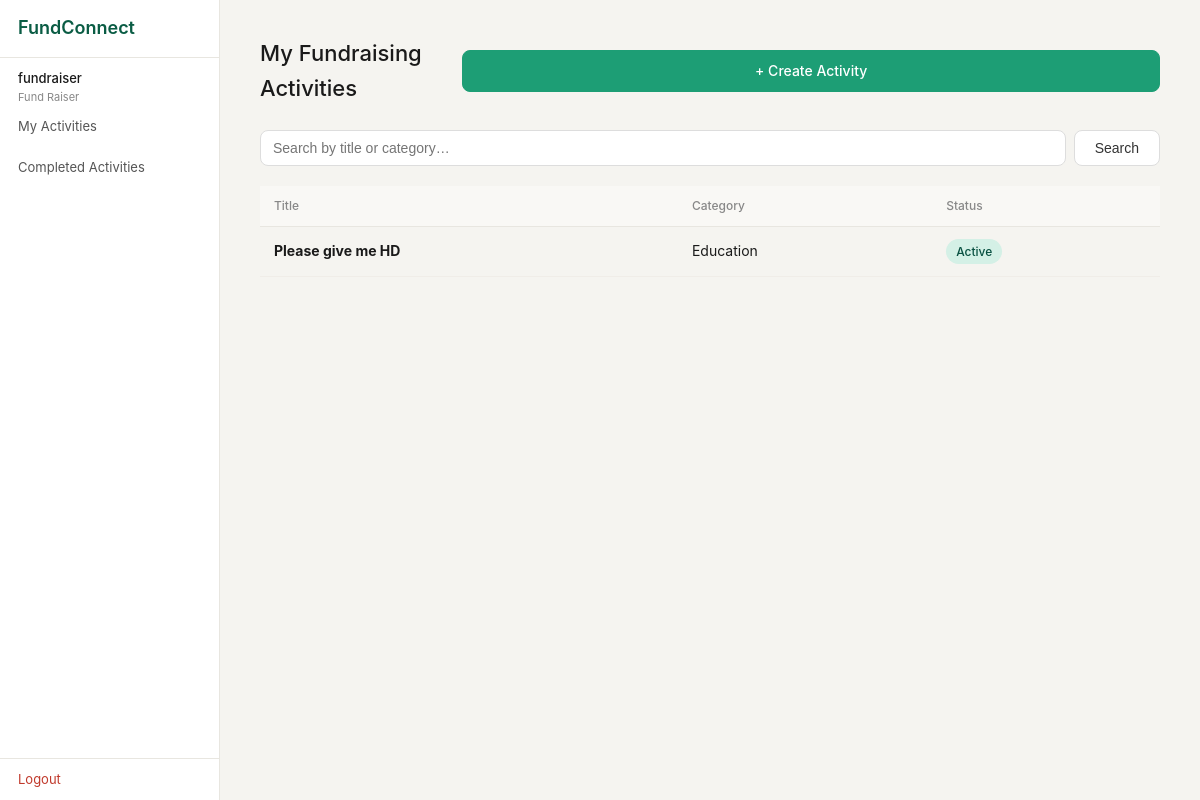
The app's page /fundraiser/activities (signed in), older data.
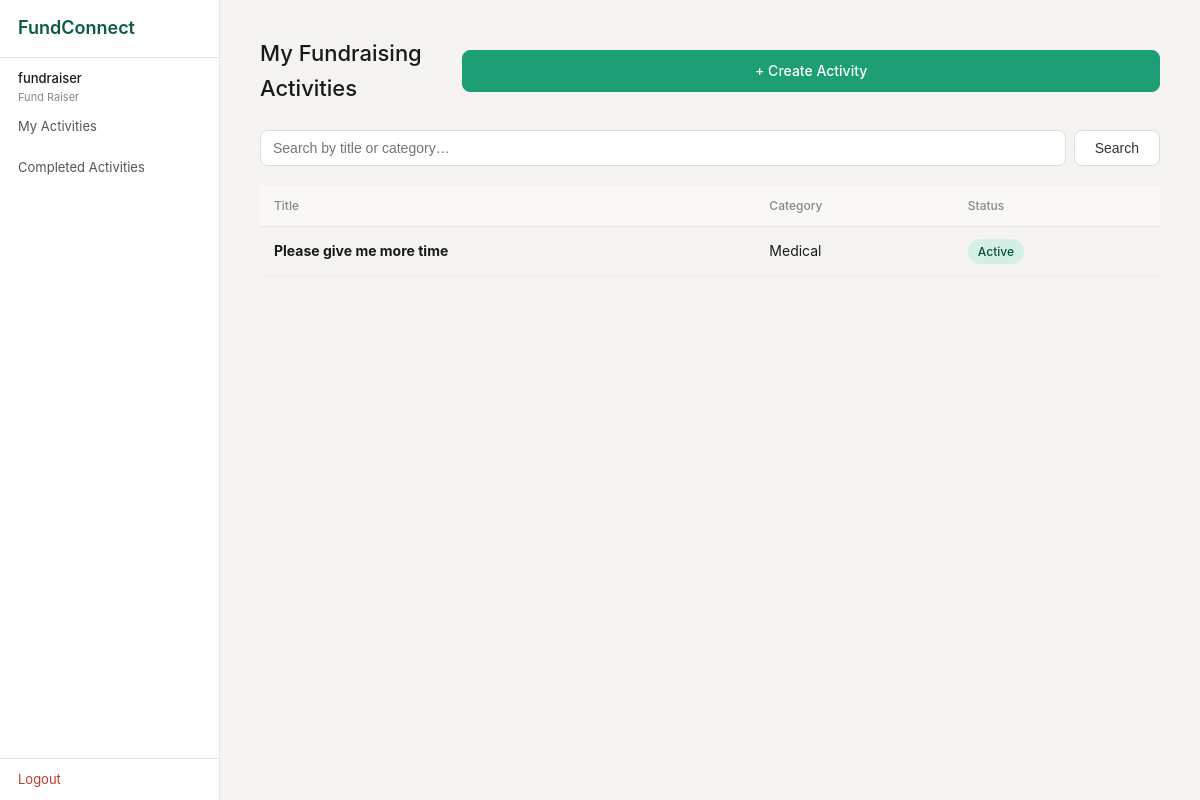
The same page, newer data.
### tables this page shows
CREATE TABLE fundraising_activity (
                id              INTEGER PRIMARY KEY AUTOINCREMENT,
                title           TEXT NOT NULL,
                description     TEXT,
                target_amount   REAL NOT NULL,
                amount_raised   REAL DEFAULT 0,
                category_id     INTEGER REFERENCES fra_category(id),
                deadline        TEXT NOT NULL,
                status          TEXT NOT NULL DEFAULT 'Active',
                fundraiser_id   INTEGER REFERENCES user_account(id),
                view_count      INTEGER DEFAULT 0,
                shortlist_count INTEGER DEFAULT 0,
                created_at      TEXT DEFAULT (datetime('now'))
            );

CREATE TABLE fra_category (
                id          INTEGER PRIMARY KEY AUTOINCREMENT,
                name        TEXT NOT NULL UNIQUE,
                description TEXT,
                created_at  TEXT DEFAULT (datetime('now'))
            );

### boundary/app.py (the view)
@app.route("/fundraiser/activities")
def fr_activities():
    if "user_id" not in session or session["role"] != "Fund Raiser":
        return redirect(url_for("login"))
    q = request.args.get("q", "").strip()
    result = FundraisingActivityController.list_activities(session["user_id"], q or None)
    return render_template("fr_activities.html", activities=result["data"], q=q)

### boundary/templates/fr_activities.html (shortened to what this page needs)
{% extends "base.html" %}
{% block content %}
<div class="page-header">
  <h1 class="page-title">My Fundraising Activities</h1>
  <a href="{{ url_for('fr_activity_create') }}" class="btn btn-primary">+ Create Activity</a>
</div>
<form method="GET" style="margin-bottom: 20px; display: flex; gap: 8px;">
  <input type="text" name="q" value="{{ q }}" placeholder="Search by title or category…"
         style="flex: 1; padding: 9px 12px; border-radius: 8px; border: 1px solid #ddd; font-size: 14px;">
  <button class="btn" type="submit">Search</button>
</form>
{% if activities %}
<div class="table-wrap">
  <table>
    <thead>
      <tr>
        <th>Title</th>
        <th>Category</th>
        <th>Status</th>
      </tr>
    </thead>
    <tbody>
      {% for a in activities %}
      <tr style="cursor: pointer;"
          onclick="window.location='{{ url_for('fr_activity_view', aid=a.id) }}'">
        <td><strong>{{ a.title }}</strong></td>
        <td>{{ a.category_name or '—' }}</td>
        <td><span class="badge badge-active">{{ a.status }}</span></td>
      </tr>
      {% endfor %}
    </tbody>
  </table>
</div>
{% endif %}
{% endblock %}

Row changes from the older to the newer data that the page shows:
changed fundraising_activity "Active": title "Please give me HD" → "Please give me more time"; name "Education" → "Medical"
